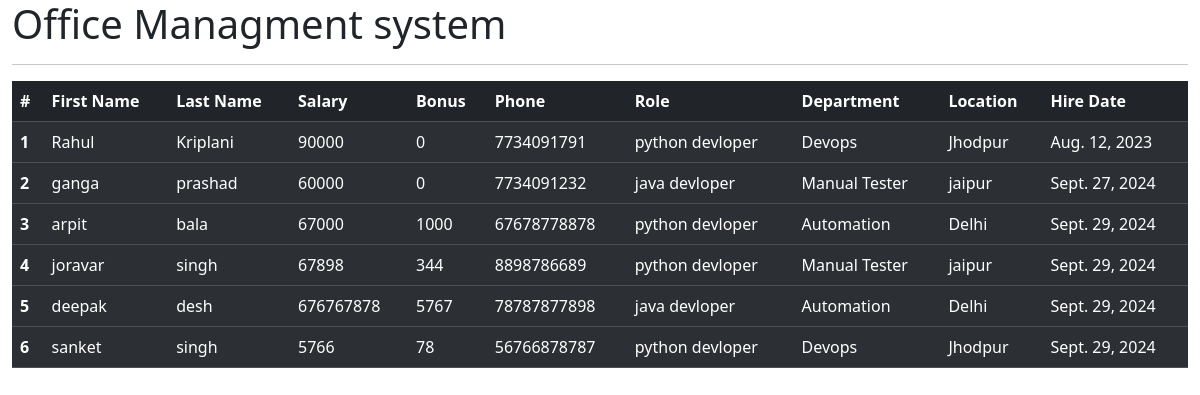
The page /all_emp on the database as committed earlier.
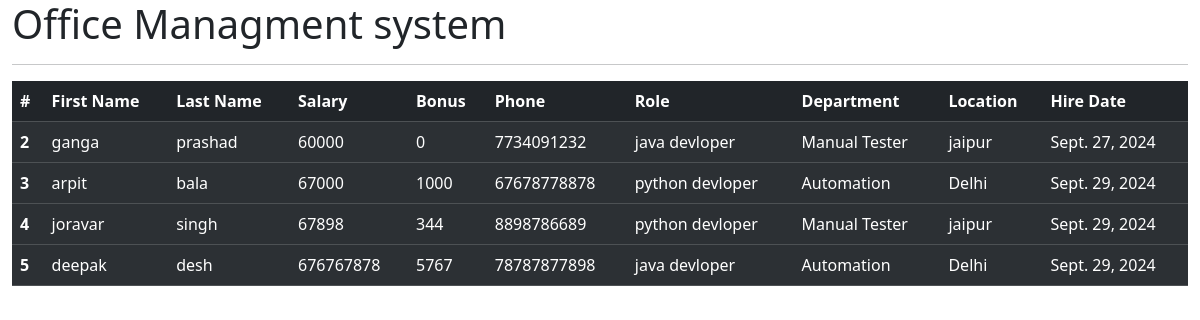
The same page on the database as committed later.
### emp_app/models.py (models this page shows, shortened)
class Employee(models.Model):
    first_name = models.CharField(max_length=30)
    last_name = models.CharField(max_length=30)
    dept = models.ForeignKey(Department, on_delete=models.CASCADE)
    salary = models.IntegerField(max_length=10)
    bonus = models.IntegerField(default=0)
    role = models.ForeignKey(Role,on_delete=models.CASCADE)
    phone = models.IntegerField(default=0)
    hire_date = models.DateField()

class Role(models.Model):
    name = models.CharField(max_length=100 , null=False)

class Department(models.Model):
    name= models.CharField(max_length=100, null=False)
    location = models.CharField(max_length=100)

### emp_app/views.py (the view)
# urls.py: path('all_emp', views.all_emp, name='all_emp'),
def all_emp(request):
    emps = Employee.objects.all()
    context = {
        'emps': emps
    }
    return render(request, 'all_emp.html',context)

### emp_app/templates/all_emp.html (shortened to what this page needs)
<!doctype html>
<html lang="en">
  <head>
    <link href="https://cdn.jsdelivr.net/npm/bootstrap@5.3.3/dist/css/bootstrap.min.css" rel="stylesheet">
  </head>
  <body>
    <div class="container-fluid">
        <h1>Office Managment system</h1>
        <hr>
        <table class="table table-dark table-striped">
  <thead>
    <tr>
      <th scope="col">#</th>
      <th scope="col">First Name</th>
      <th scope="col">Last Name</th>
      <th scope="col">Salary</th>
      <th scope="col">Bonus</th>
      <th scope="col">Phone</th>
      <th scope="col">Role</th>
      <th scope="col">Department</th>
      <th scope="col">Location</th>
      <th scope="col">Hire Date</th>
    </tr>
  </thead>
          {% for emp in emps %}
  <tbody>
    <tr>
      <th scope="row">{{emp.id}}</th>
      <td>{{emp.first_name}}</td>
      <td>{{emp.last_name}}</td>
      <td>{{emp.salary}}</td>
      <td>{{emp.bonus}}</td>
      <td>{{emp.phone}}</td>
      <td>{{emp.role.name}}</td>
      <td>{{emp.dept.name}}</td>
      <td>{{emp.dept.location}}</td>
      <td>{{emp.hire_date}}</td>
    </tr>
  </tbody>
  {% endfor %}
</table>
    </div>
  </body>
</html>

Rows that differ between the two databases and show on the page:
removed Employee: id "1", first_name "Rahul", last_name "Kriplani", salary "90000", bonus "0", phone "7734091791", role.name "python devloper", dept.name "Devops", dept.location "Jhodpur", hire_date "Aug. 12, 2023"
removed Employee: id "6", first_name "sanket", last_name "singh", salary "5766", bonus "78", phone "56766878787", role.name "python devloper", dept.name "Devops", dept.location "Jhodpur", hire_date "Sept. 29, 2024"
